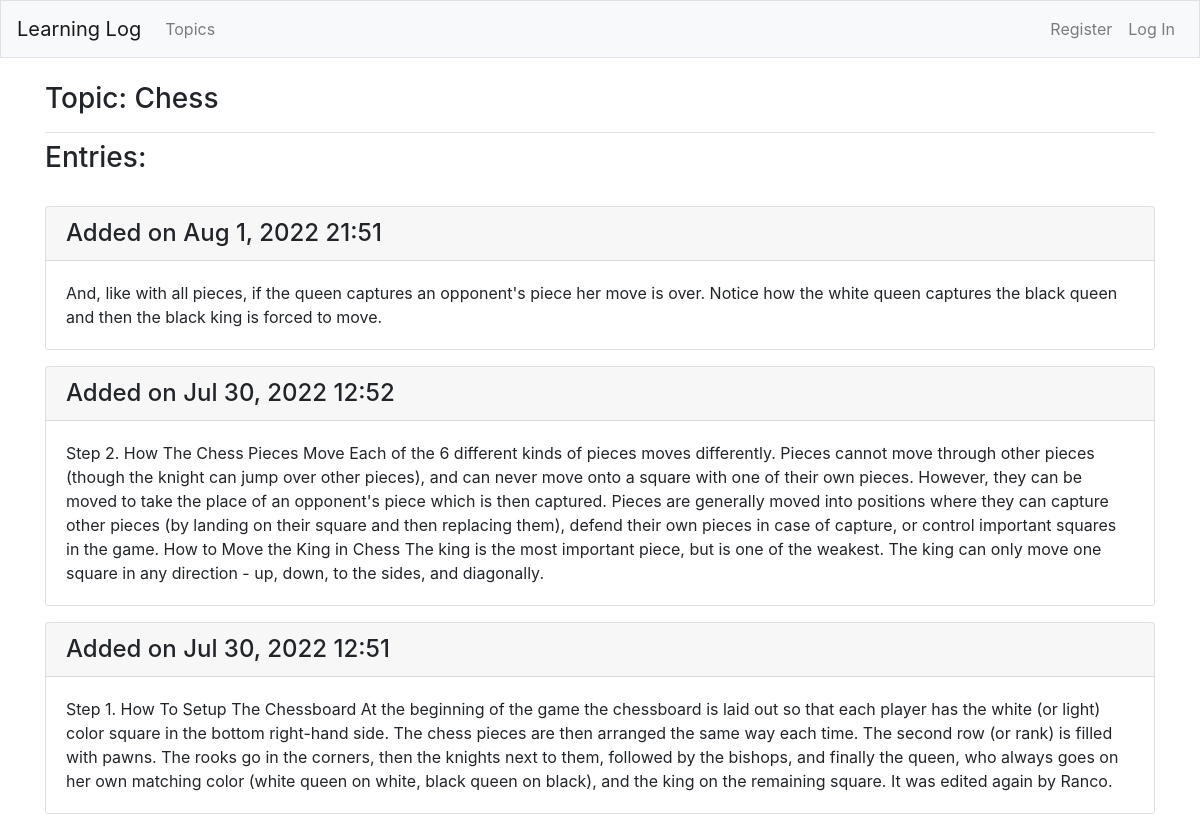
The app's page /topics/topic_1/ with its own data.
### learning_logs/models.py (models this page shows, shortened)
class Topic(models.Model):
    text=models.CharField(max_length=200)
    user=models.ForeignKey(User,on_delete=models.CASCADE)
    date_added=models.DateTimeField(auto_now_add=True)
    def __str__(self):
        return self.text

class Entry(models.Model):
    topic=models.ForeignKey(Topic, on_delete=models.CASCADE)
    text=models.TextField()
    date_added=models.DateTimeField(auto_now_add=True)
    class Meta:
        verbose_name_plural='entries'

### learning_logs/views.py (the view)
# urls.py: path('topics/topic_<int:topic_id>/', views.topic, name='topic'),
def topic(request, topic_id):
    topic = Topic.objects.get(id=topic_id)
    entries = topic.entry_set.order_by('-date_added')
    can_edit = True
    if topic.user != request.user:
        can_edit = False
    context = {'topic': topic, 'entries': entries, 'can_edit': can_edit}
    return render(request, 'learning_logs/topic.html', context)

### learning_logs/templates/learning_logs/topic.html (shortened to what this page needs)
{% extends "learning_logs/base.html" %}
{% block page_header %}
<h3>Topic: {{topic}}</h3>
{% endblock page_header %}
{% block content %}
<h3>Entries:</h3>
<br>
    {% for entry in entries %}
    <div class="card mb-3">
        {% if user.is_authenticated %}
        {% if can_edit %}
        <h4 class="card-header">Added on {{entry.date_added|date:"M j, Y H:i"}} <small><a href="{% url 'learning_logs:edit_entry' entry.id%}">edit entry</a></small></h4>
        <div class="card-body">{{entry.text}}</div>
        {% else %}
        <h4 class="card-header">Added on {{entry.date_added|date:"M j, Y H:i"}}</h4>
        <div class="card-body">{{entry.text}}</div>
        {% endif %}
        {% else %}
        <h4 class="card-header">Added on {{entry.date_added|date:"M j, Y H:i"}}</h4>
        <div class="card-body">{{entry.text}}</div>
        {% endif %}
    </div>
    {% empty %}
    <p>Nothing has been added yet!</p>
    {% endfor %}
{% endblock content %}

### records on screen
Topic: text "Chess"
Entry: date_added "Aug 1, 2022 21:51", text "And, like with all pieces, if the queen captures an opponent's piece her move is over. Notice how the white queen captures the black queen and then the black king is forced to move."
Entry: date_added "Jul 30, 2022 12:52", text "Step 2. How The Chess Pieces Move Each of the 6 different kinds of pieces moves differently. Pieces cannot move through other pieces (though the knight can jump over other pieces), and can never move onto a square with one of their own pieces. However, they can be moved to take the place of an opponent's piece which is then captured. Pieces are generally moved into positions where they can capture other pieces (by landing on their square and then replacing them), defend their own pieces in case of capture, or control important squares in the game. How to Move the King in Chess The king is the most important piece, but is one of the weakest. The king can only move one square in any direction…"
Entry: date_added "Jul 30, 2022 12:51", text "Step 1. How To Setup The Chessboard At the beginning of the game the chessboard is laid out so that each player has the white (or light) color square in the bottom right-hand side. The chess pieces are then arranged the same way each time. The second row (or rank) is filled with pawns. The rooks go in the corners, then the knights next to them, followed by the bishops, and finally the queen, who always goes on her own matching color (white queen on white, black queen on black), and the king on the remaining square. It was edited again by Ranco."
